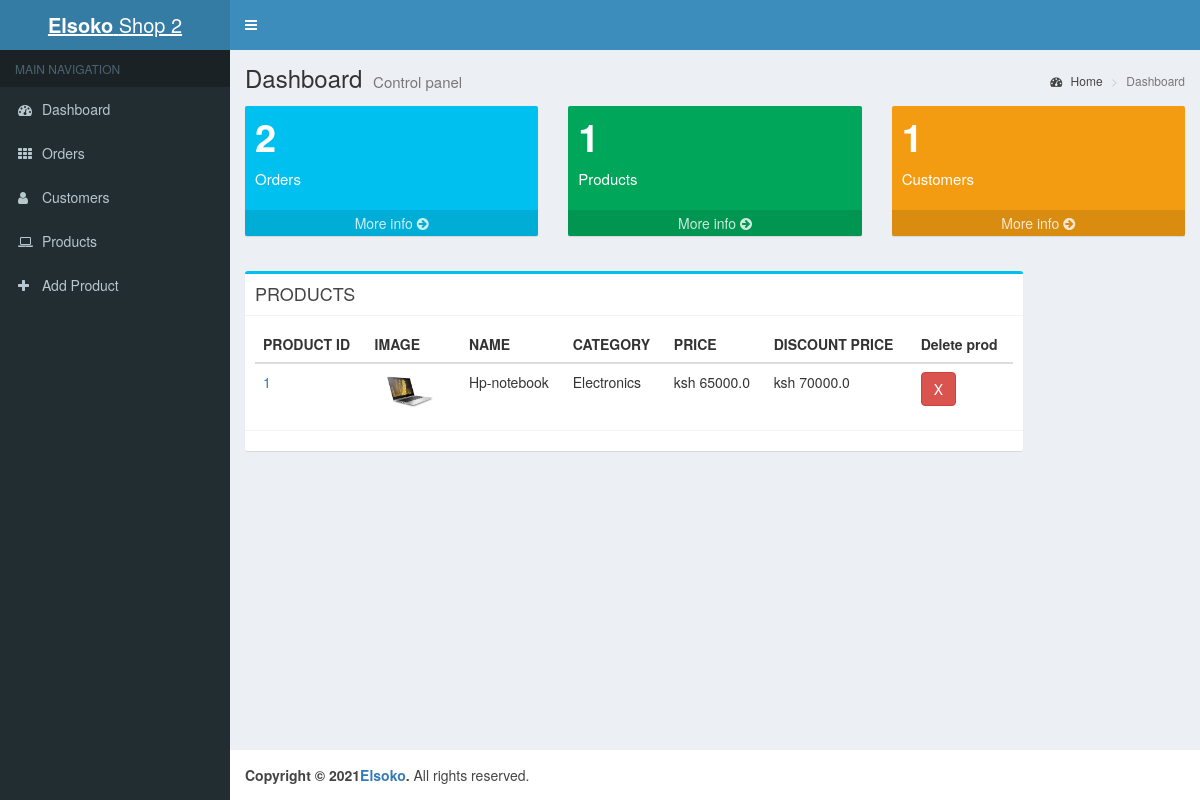
Page /shop/products/ (signed in) on the committed database.
### shop/models.py (models this page shows, shortened)
class Shop(models.Model):
    owner = models.OneToOneField(get_user_model(), on_delete=models.CASCADE, unique=True, related_name="owner")
    name = models.CharField(max_length=50)
    industry = models.CharField(max_length=100)
    location = models.CharField(max_length=100)
    mpesa_till = models.CharField(max_length=20)
    shop_link = models.CharField(max_length=20, blank=True, null=True)
    shop_key = models.CharField(max_length=20, blank=True, null=True)

### main/models.py (models this page shows, shortened)
class Product(models.Model):
    name = models.CharField(max_length=40)
    shop = models.ForeignKey(Shop, on_delete=models.CASCADE)
    category = models.ForeignKey(SubCategory, on_delete=models.CASCADE)
    new = models.BooleanField(default=True)
    price = models.FloatField()
    discount = models.FloatField(default=0)
    image = models.ImageField(upload_to='product images')
    description = models.TextField()
    created_at = models.DateField(auto_now_add=True)

class SubCategory(models.Model):
    category = models.ForeignKey(Category, blank=True, null=True, on_delete=models.CASCADE)
    name = models.CharField(max_length=100)
    def __str__(self):
        return self.name

### shop/views.py (the view)
# urls.py: path('products/', views.products, name="shop-products"),
def products(request):
    context = {}
    user = request.user
    shop = Shop.objects.get(owner_id=user.id)
    items, _shop_orders = OrderItem.objects.filter(product__shop_id=shop.id), [item.order for item in OrderItem.objects.filter(product__shop_id=shop.id)]
    shop_products = Product.objects.filter(shop_id=shop.id)
    _customers = list(set([order.customer for order in _shop_orders]))
    context["orders_count"] = len(_shop_orders)
    context["customers_count"] = len(_customers)
    context["products"] = shop_products
    context["customers"] = _customers
    context["orders"] = _shop_orders
    context["shop"] = shop
    context["owner"] = user
    context["products"] = shop_products
    return render(request, 'shop/products.html', context)

### templates/shop/products.html
{% extends 'shop/base.html' %}
{% load static%}
{% block content%}
    <section class="content">
        <div class="row">
                        <div class="col-md-10">
              <div class="box box-info">
                <div class="box-header with-border">
                  <h3 class="box-title">PRODUCTS</h3>
                </div>
                <div class="box-body">
                  <div class="table-responsive">
                    <table class="table no-margin">
                      <thead>
                        <tr>
                          <th>PRODUCT ID</th>
                          <th>IMAGE</th>
                            <th>NAME</th>
                            <th>CATEGORY</th>
                            <th>PRICE</th>
                          <th>DISCOUNT PRICE</th>
                          <th> Delete prod </th>
                        </tr>
                      </thead>
                      <tbody>
                      {% for prod in products %}
                        <tr>
                          <td><a href="#">{{ prod.id }}</a></td>
                          <td>
                              <div class="product-img">
                                <img src="{{ prod.image.url }}" height="40px" alt="Product Image">
                              </div>
                          </td>
                            <td>{{ prod.name }}</td>
                            <td> {{ prod.category }}</td>
                            <td> ksh {{ prod.price }}</td>
                          <td> ksh {{ prod.discount }}</td>
                          <td><a href="{% url 'delete-product' prod.id %}" class="btn btn-danger" > X</a></td>
                        </tr>
                        {% endfor %}
                      </tbody>
                    </table>
                  </div>
                </div>
                <div class="box-footer clearfix">
                </div>
              </div>
            </div>
        </div>
    </section>
{% endblock %}

### templates/shop/base.html (shortened to what this page needs)
{% load static %}
<!DOCTYPE html>
<html>
  <head>
    <link href="{% static 'bootstrap/css/bootstrap.min.css' %}" rel="stylesheet" type="text/css" />
    <link href="https://maxcdn.bootstrapcdn.com/font-awesome/4.3.0/css/font-awesome.min.css" rel="stylesheet" type="text/css" />
    <link href="http://code.ionicframework.com/ionicons/2.0.0/css/ionicons.min.css" rel="stylesheet" type="text/css" />
    <link href="{% static 'dist/css/AdminLTE.min.css' %}" rel="stylesheet" type="text/css" />
    <link href="{% static 'dist/css/skins/_all-skins.min.css' %}" rel="stylesheet" type="text/css" />
    <link href="{% static 'plugins/iCheck/flat/blue.css' %}" rel="stylesheet" type="text/css" />
    <link href="{% static 'plugins/morris/morris.css' %}" rel="stylesheet" type="text/css" />
    <link href="{% static 'plugins/jvectormap/jquery-jvectormap-1.2.2.css' %}" rel="stylesheet" type="text/css" />
    <link href="{% static 'plugins/datepicker/datepicker3.css' %}" rel="stylesheet" type="text/css" />
    <link href="{% static 'plugins/daterangepicker/daterangepicker-bs3.css' %}" rel="stylesheet" type="text/css" />
    <link href="{% static 'bootstrap/css/bootstrap.css' %}" rel="stylesheet">
    <link href="{% static 'plugins/bootstrap-wysihtml5/bootstrap3-wysihtml5.min.css' %}" rel="stylesheet" type="text/css" />
  </head>
  <body class="skin-blue">
    <div class="wrapper">
        <header class="main-header">
          <a href="#" class="logo"><b>Elsoko</b> {{ shop.name }}</a>
          <nav class="navbar navbar-static-top" role="navigation">
            <a href="#" class="sidebar-toggle" data-toggle="offcanvas" role="button">
            </a>
            <div class="navbar-custom-menu">
              <ul class="nav navbar-nav">
                <li class="">
                    <a class="nav-link dropdown-toggle" href="#" id="navbarDropdownMenuLink" role="button" data-toggle="dropdown" aria-haspopup="true" aria-expanded="false">
                      <i class="fas fa-user"></i>
                    </a>
                </li>
              </ul>
            </div>
          </nav>
        </header>
        <aside class="main-sidebar">
          <section class="sidebar">
            <ul class="sidebar-menu">
              <li class="header">MAIN NAVIGATION</li>
              <li class="treeview">
                <a href="{% url 'shop-dashboard' %}">
                  <i class="fa fa-dashboard"></i> <span>Dashboard</span>
                </a>
              </li>
              <li class="treeview">
                <a href="{% url 'shop-orders' %}">
                  <i class="fa fa-th"></i>
                  <span>Orders</span>
                </a>
              </li>
              <li>
                <a href="{% url 'shop-customers' %}">
                  <i class="fa fa-user"></i> <span>Customers</span>
                </a>
              </li>
              <li class="treeview">
                <a href="{% url 'shop-products' %}">
                  <i class="fa fa-laptop"></i>
                  <span>Products</span>
                </a>
              </li>
              <li class="treeview">
                <a href="{% url 'add-product' %}">
                  <i class="fa fa-plus"></i>
                  <span>Add Product</span>
                </a>
              </li>
            </ul>
          </section>
        </aside>
        <div class="content-wrapper">
          <section class="content-header">
            <h1>
              Dashboard
              <small>Control panel</small>
            </h1>
            <ol class="breadcrumb">
              <li><a href="{% url 'shop-dashboard' %}"><i class="fa fa-dashboard"></i> Home</a></li>
              <li class="active">Dashboard</li>
            </ol>
          </section>
          <section class="content">
            <div class="row">
              <div class="col-lg-4 col-xs-6">
                <div class="small-box bg-aqua">
                  <div class="inner">
                    <h3>{{ orders_count }}</h3>
                    <p>Orders</p>
                  </div>
                  <a href="{% url 'shop-orders' %}" class="small-box-footer">More info <i class="fa fa-arrow-circle-right"></i></a>
                </div>
              </div>
              <div class="col-lg-4 col-xs-6">
                <div class="small-box bg-green">
                  <div class="inner">
                    <h3>{{ products.count }}<sup style="font-size: 20px"></sup></h3>
                    <p>Products</p>
                  </div>
                  <a href="{% url 'shop-products' %}" class="small-box-footer">More info <i class="fa fa-arrow-circle-right"></i></a>
                </div>
              </div>
              <div class="col-lg-4 col-xs-6">
                <div class="small-box bg-yellow">
                  <div class="inner">
                    <h3>{{ customers_count }}</h3>
                    <p>Customers</p>
                  </div>
                  <a href="{% url 'shop-customers' %}" class="small-box-footer">More info <i class="fa fa-arrow-circle-right"></i></a>
                </div>
              </div>
            </div>
            <div class="row">
                {% block content %}{% endblock %}
            </div>
          </section>
        </div>
        <footer class="main-footer">
          <strong>Copyright &copy; 2021<a href="{% url 'home' %}">Elsoko</a>.</strong> All rights reserved.
        </footer>
      </div>
  </body>
</html>

### rows in the picture
Shop: name "Shop 2"
Product: id "1", image (picture), name "Hp-notebook", category "Electronics", price "65000.0", discount "70000.0"

### other values in the picture
{{ orders_count }} "2"
{{ products.count }} "1"
{{ customers_count }} "1"
